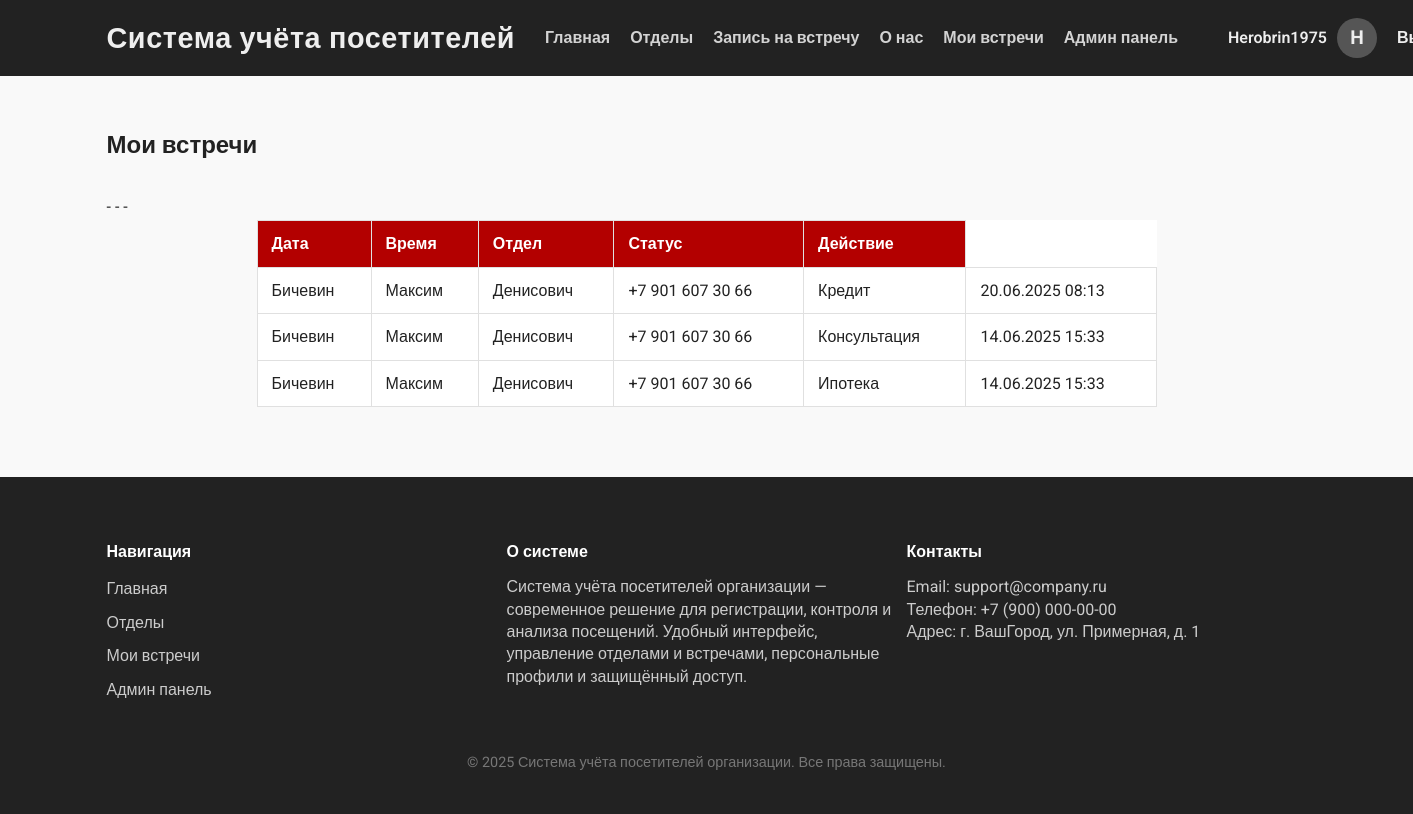
/my-appointments/ (signed in), run on the app's committed database.
### visitors/models.py (models this page shows, shortened)
class CustomUser(AbstractUser):
    ROLE_CHOICES = (
        ('visitor', 'Посетитель'),
        ('staff', 'Сотрудник'),
    )
    role = models.CharField(max_length=10, choices=ROLE_CHOICES, default='visitor')
    email = models.EmailField('Email', unique=True)
    phone = models.CharField('Телефон', max_length=20, blank=True)
    patronymic = models.CharField('Отчество', max_length=150, blank=True)
    is_blocked = models.BooleanField('Заблокирован', default=False)
    REQUIRED_FIELDS = ['email', 'first_name', 'last_name']

class Appointment(models.Model):
    STATUS_CHOICES = [
        ('active', 'Активна'),
        ('cancelled', 'Отменена'),
    ]
    VISIT_PURPOSE_CHOICES = [
        ('credit', 'Кредит'),
        ('mortgage', 'Ипотека'),
        ('consultation', 'Консультация'),
        ('other', 'Другое'),
    ]
    user = models.ForeignKey(
        settings.AUTH_USER_MODEL,
        on_delete=models.CASCADE,
        related_name='appointments',
        verbose_name='Пользователь',
        null=True,
        blank=True,
        help_text='Пользователь, который записался на встречу (если авторизован)'
    )
    last_name = models.CharField('Фамилия', max_length=150)
    first_name = models.CharField('Имя', max_length=150)
    middle_name = models.CharField('Отчество', max_length=150, blank=True)
    phone = models.CharField('Номер телефона', max_length=20)
    visit_purpose = models.CharField('Цель визита', max_length=20, choices=VISIT_PURPOSE_CHOICES)
    status = models.CharField('Статус', max_length=20, choices=STATUS_CHOICES, default='active')
    created_at = models.DateTimeField('Дата создания записи', auto_now_add=True)
    date = models.DateField('Дата встречи', null=True, blank=True)
    time = models.TimeField('Время встречи', null=True, blank=True)
    class Meta:
        verbose_name = 'Запись на встречу'
        verbose_name_plural = 'Записи на встречу'
        ordering = ['-created_at']

### visitors/views.py (the view)
# urls.py: path('my-appointments/', views.my_appointments, name='my_appointments'),
@login_required
def my_appointments(request):
    appointments = request.user.appointments.all()
    return render(request, 'visitors/my_appointments.html', {'appointments': appointments})

### visitors/templates/visitors/my_appointments.html (shortened to what this page needs)
{% extends "visitors/base.html" %}
{% block content %}
<h2 style="margin-bottom:30px;">Мои встречи</h2>
<table class="appointments-table">
    <thead>
        <tr>
            <th>Дата</th>
            <th>Время</th>
            <th>Отдел</th>
            <th>Статус</th>
            <th>Действие</th>
        </tr>
    </thead>
    <tbody>
    {% for appt in appointments %}
        <tr>
            <td>{{ appt.last_name }}</td>
            <td>{{ appt.first_name }}</td>
            <td>{{ appt.middle_name }}</td>
            <td>{{ appt.phone }}</td>
            <td>{{ appt.get_visit_purpose_display }}</td>
            <td>{{ appt.created_at|date:"d.m.Y H:i" }}</td>
        </tr>
    {% empty %}
        <tr><td colspan="5">У вас нет запланированных встреч.</td></tr>
    {% endfor %}
    </tbody>
</table>
{% endblock %}

### visitors/templates/visitors/base.html (shortened to what this page needs)
<!DOCTYPE html>
<html lang="ru">
<head>
</head>
<body>
<header>
  <div class="container header-flex">
    <div class="header-left">
      <h1>Система учёта посетителей</h1>
      <nav>
        <a href="{% url 'home' %}">Главная</a>
        <a href="{% url 'departments_list' %}">Отделы</a>
        <a href="{% url 'appointment_create' %}">Запись на встречу</a>
        <a href="{% url 'about' %}">О нас</a>
        {% if request.user.is_authenticated %}
          <a href="{% url 'my_appointments' %}">Мои встречи</a>
          {% if request.user.is_staff %}
            <a href="{% url 'custom_admin_panel' %}">Админ панель</a>
          {% endif %}
        {% endif %}
      </nav>
    </div>
    <div class="user-block">
      {% if request.user.is_authenticated %}
        <span class="user-name">{{ request.user.username }}</span>
        {% if request.user.profile.avatar %}
          <img src="{{ request.user.profile.avatar.url }}" alt="Аватар" class="user-avatar">
        {% else %}
          <div class="user-avatar-placeholder">{{ request.user.username|slice:":1"|upper }}</div>
        {% endif %}
        <form method="post" action="{% url 'logout' %}" style="display: inline;">
          <button type="submit" class="logout-link">Выйти</button>
        </form>
      {% else %}
        <a href="{% url 'register' %}" style="color: #eee; margin-left: 20px;">Зарегистрироваться</a>
        <a href="{% url 'login' %}" style="color: #eee; margin-left: 20px;">Войти</a>
      {% endif %}
    </div>
  </div>
</header>
<main class="container">
  {% block content %}{% endblock %}
</main>
<footer>
  <div class="container">
    <div>
      <h4>Навигация</h4>
      <ul>
        <li><a href="{% url 'home' %}">Главная</a></li>
        <li><a href="{% url 'departments_list' %}">Отделы</a></li>
        <li><a href="{% url 'my_appointments' %}">Мои встречи</a></li>
        {% if request.user.is_staff %}
          <li><a href="{% url 'custom_admin_panel' %}">Админ панель</a></li>
        {% endif %}
      </ul>
    </div>
    <div>
      <h4>О системе</h4>
      <p>Система учёта посетителей организации — современное решение для регистрации, контроля и анализа посещений. Удобный интерфейс, управление отделами и встречами, персональные профили и защищённый доступ.</p>
    </div>
    <div>
      <h4>Контакты</h4>
      <p>Email: support@company.ru<br>Телефон: +7 (900) 000-00-00<br>Адрес: г. ВашГород, ул. Примерная, д. 1</p>
    </div>
  </div>
  <div class="copyright">
    &copy; {{ year|default:2025 }} Система учёта посетителей организации. Все права защищены.
  </div>
</footer>
</body>
</html>

### visitors/templates/visitors/base.html (style rules this page uses)
*, *::before, *::after { box-sizing: border-box; }
body { margin: 0; font-family: 'Roboto', Arial, sans-serif; background-color: #f9f9f9; color: #222; line-height: 1.6; min-height: 100vh; display: flex; flex-direction: column; }
a { color: #b30000; text-decoration: none; transition: color 0.3s ease; }
.container { width: 90%; max-width: 1200px; margin: 0 auto; flex: 1 0 auto; }
header { background-color: #222; color: #eee; padding: 15px 0; }
.header-flex { display: flex; align-items: center; justify-content: space-between; gap: 20px; }
.header-left { display: flex; align-items: center; gap: 30px; }
header h1 { margin: 0; font-size: 1.8rem; font-weight: 700; text-align: left; letter-spacing: 0.02em; white-space: nowrap; }
nav { display: flex; align-items: center; gap: 20px; }
nav a { font-weight: 600; color: #D3D3D3; text-decoration: none; white-space: nowrap; transition: color 0.3s ease; font-size: 1rem; }
.user-block { display: flex; align-items: center; gap: 10px; margin-left: 30px; }
.user-name { color: #eee; font-weight: 600; }
.user-avatar, .user-avatar-placeholder { width: 40px; height: 40px; border-radius: 50%; object-fit: cover; background: #555; display: flex; align-items: center; justify-content: center; color: #eee; font-weight: bold; font-size: 1.2rem; user-select: none; }
.logout-link { color: #eee; margin-left: 10px; text-decoration: none; font-weight: 600; background: none; border: none; cursor: pointer; padding: 0; font-size: 1rem; }
main { padding: 30px 0; flex-grow: 1; }
footer { background-color: #222; color: #ccc; padding: 40px 0 20px 0; flex-shrink: 0; }
footer .container { display: flex; flex-wrap: wrap; justify-content: space-between; }
footer div { margin-bottom: 20px; min-width: 200px; flex: 1; }
footer h4 { color: #fff; margin-bottom: 12px; }
footer ul { list-style: none; padding: 0; margin: 0; }
footer ul li { margin-bottom: 8px; }
footer ul li a { color: #ccc; }
footer p { margin: 0; color: #ccc; line-height: 1.4; }
footer .copyright { text-align: center; color: #777; font-size: 0.9rem; margin-top: 20px; width: 100%; }

### visitors/templates/visitors/my_appointments.html (style rules this page uses)
.appointments-table { width: 100%; max-width: 900px; margin: 0 auto 40px auto; border-collapse: collapse; background: #fff; }
.appointments-table th, .appointments-table td { border: 1px solid #e0e0e0; padding: 10px 14px; text-align: left; }
.appointments-table th { background: #b30000; color: #fff; font-weight: 600; }

### data on the page
CustomUser: user.username "Herobrin1975", user.username "H"
Appointment: last_name "Бичевин", first_name "Максим", middle_name "Денисович", phone "+7 901 607 30 66", visit_purpose "Кредит", created_at "20.06.2025 08:13"
Appointment: last_name "Бичевин", first_name "Максим", middle_name "Денисович", phone "+7 901 607 30 66", visit_purpose "Консультация", created_at "14.06.2025 15:33"
Appointment: last_name "Бичевин", first_name "Максим", middle_name "Денисович", phone "+7 901 607 30 66", visit_purpose "Ипотека", created_at "14.06.2025 15:33"

### other printed values
{{ year|default:2025 }} "2025"
